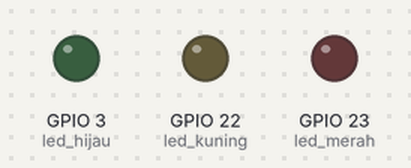
This sketch was run on a simulated ESP32. Parts: output pins drawn as LEDs (lit = HIGH). WiFi joins after 1.5 s; servers stay silent unless stated; uploads are accepted with an empty reply; what the sketch prints to the serial monitor is not drawn.

Above: at 1.6 s.
At 60.3 s:
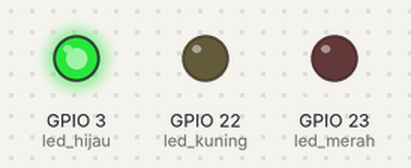
Timing chart, 0 to 61.8 s (numbered marks = the images above):
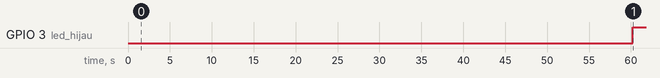

The sketch:

tugas4_API_71180346.ino
```cpp
#include <HTTPClient.h>
#include <ArduinoJson.h>

const char* ssid = "speedy@a5e4";
const char* password = "kmzwa8awaa";

int led_merah = 23;
int led_kuning = 22;
int led_hijau = 3;

//Document size
DynamicJsonDocument doc(1024);

unsigned long curTime = millis();
unsigned long prevTime = 0;
const long timeoutTime = 1 * 60 * 1000; //1 menit sekali

void TimeTemp() {
  HTTPClient http;
  curTime = millis();

  if (curTime - prevTime > timeoutTime){
    Serial.println("Send request");
    prevTime = curTime;

    String request = "https://api.tomorrow.io/v4/timelines?location=-7.7860493,110.376187,17&timezone=Asia/Bangkok&fields=temperature&timesteps=current&units=metric&apikey=H8IGvDPdoVzHTQlP23GY3zcYRP6SdWf8";

    http.begin(request);
    http.GET();

    String response = http.getString();

    DeserializationError error = deserializeJson(doc, response);
    if(error){
      Serial.print(F("deserializeJson() failed: "));
      Serial.println(error.c_str());

    }

    JsonObject data_timelines = doc["data"]["timelines"][0];
    const char* dt_intervals_startTime = data_timelines["intervals"][0]["startTime"];
    float dt_intervals_values_temperature = data_timelines["intervals"][0]["values"]["temperature"];

    Serial.print("Waktu: ");
    Serial.println(dt_intervals_startTime);
    Serial.print("Temperature Suhu : ");
    Serial.println(dt_intervals_values_temperature);

    if(dt_intervals_values_temperature > 30) {
      Serial.println("Level AC: Panas");
      Serial.println("Indikator: Merah");
      digitalWrite(led_merah, HIGH);
    }
    else if(dt_intervals_values_temperature <= 30 && dt_intervals_values_temperature >= 25) {
      Serial.println("Level AC: Sedang");
      Serial.println("Indikator: Kuning");
      digitalWrite(led_kuning, HIGH);
    }
    else if(dt_intervals_values_temperature < 25){
      Serial.println("Level AC: Dingin");
      Serial.println("Indikator: Hijau");
      digitalWrite(led_hijau, HIGH);
    }

    Serial.println("");

    //Close connection
    http.end();
  }

}

void setup() {
  Serial.begin(115200);

  //koneksi wifi
  WiFi.mode(WIFI_STA);
  WiFi.begin(ssid, password);
  Serial.println("");

  while (WiFi.status() != WL_CONNECTED) {
    delay(500);
    Serial.print(".");
  }

  Serial.print("WiFi connected with IP: ");
  Serial.println(WiFi.localIP());

  pinMode(led_merah, OUTPUT);
  pinMode(led_kuning, OUTPUT);
  pinMode(led_hijau, OUTPUT);

}

void loop() {
  TimeTemp();

}
```

Measured:
- by itself, GPIO 3 (led_hijau): LOW → HIGH at 60.2 s
